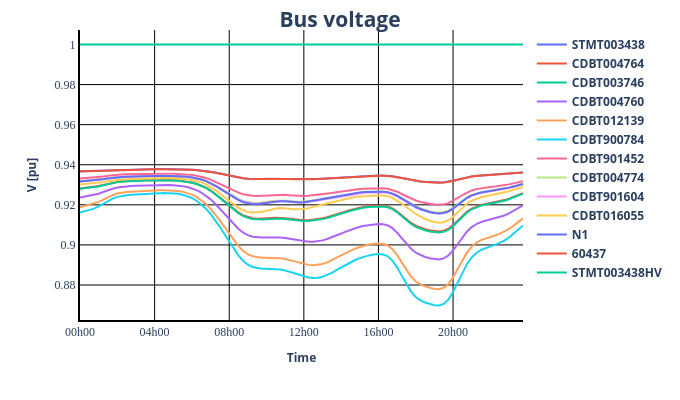

Notebook source saved alongside this figure:
### Markdown cell above
## TIMESERIES

### Code cell
profile_file_path = "input-data/power_profile_P_Q_winter_saturday.xlsx"
output_folder = ""
output_file_name = "simulation_results_winter_saturday"

# Charge excel profile
time_series: dict = pp_sim.load_power_profile_form_xlsx(file_path=profile_file_path)

net_Trey_pickle.load.insert(1, "profile_mapping", [1, 2, 3, 4, 5, 6, 7, 8, 9, 10, 11, 12])

# Apply power profile to loads
pp_sim.apply_power_profile(
    net=net_Trey_pickle,
    equipment="load",
    power_profiles=time_series["load"]
)
pp_sim.create_output_writer(net=net_Trey_pickle)


result_df = pp_sim.run_time_simulation(
    net=net_Trey_pickle, output_filename=output_file_name
)

pp_plot.plot_timeseries_result(
    data_df=result_df["res_bus.vm_pu"],
    ylabel="V [pu]",
    plot_title="Bus voltage",
    filename="voltage_result",
)
